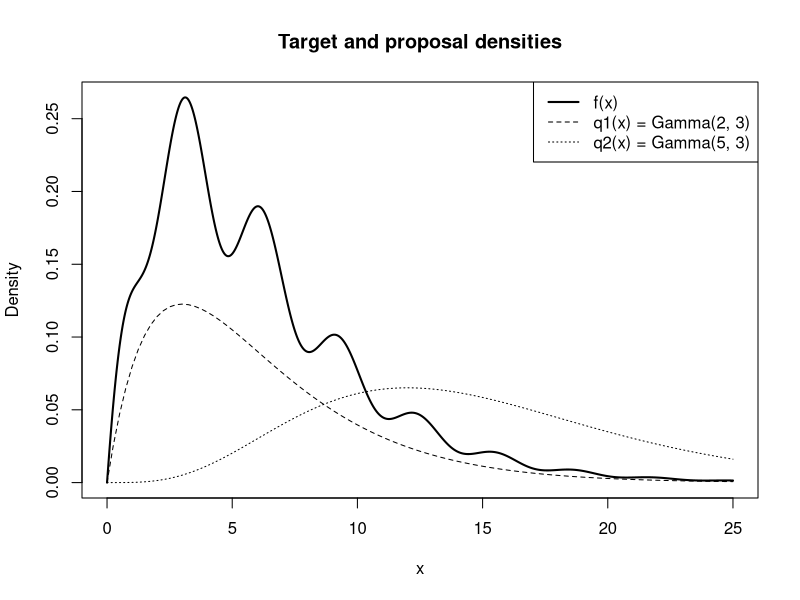
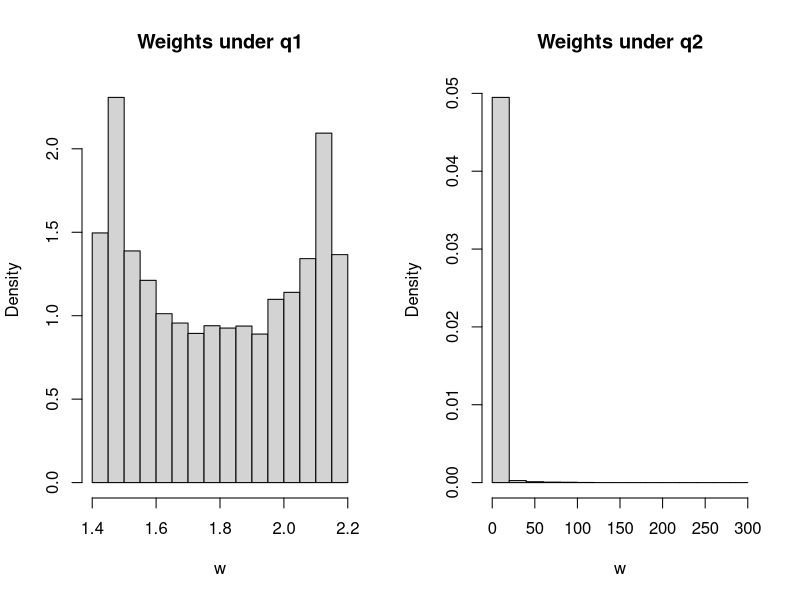

These charts were generated, in order, by the following R code:
# statistical inference 2
# sheet 1 exercise 1.2
# Topics: importance sampling, self-normalized weights, effective sample size


set.seed(1)


# Common settings
n <- 10000


# ---- (a) ----
# The target density is p(x) = f(x) / C, where C is unknown.
# Since
#
#   mu = E_p[X]
#      = integral x f(x) dx / integral f(x) dx,
#
# we can use importance sampling with any proposal density q satisfying
# q(x) > 0 whenever f(x) > 0.

f <- function(x) {

  density <- 0.2 * x * exp(-x / 3) *
    (1 + 0.2 * cos(2 * x))

  density * (x > 0)
}


# Proposal densities from the exercise.
q1 <- function(x) {

  dgamma(
    x,
    shape = 2,
    scale = 3
  )
}


q2 <- function(x) {

  dgamma(
    x,
    shape = 5,
    scale = 3
  )
}


# For X_i ~ q, define importance weights
#
#   w_i = f(X_i) / q(X_i).
#
# The self-normalized importance sampling estimator is
#
#   mu_hat = sum X_i w_i / sum w_i.
#
# The unknown normalizing constant C is not needed because it cancels
# between numerator and denominator.



# ---- (b) ----
# First compare the shape of the unnormalized target f with both proposals.

x_values <- seq(
  0,
  25,
  length.out = 1000
)

plot(
  x_values,
  f(x_values),
  type = "l",
  lwd = 2,
  xlab = "x",
  ylab = "Density",
  main = "Target and proposal densities"
)

curve(
  q1,
  add = TRUE,
  lty = 2
)

curve(
  q2,
  add = TRUE,
  lty = 3
)

legend(
  "topright",
  legend = c(
    "f(x)",
    "q1(x) = Gamma(2, 3)",
    "q2(x) = Gamma(5, 3)"
  ),
  lwd = c(2, 1, 1),
  lty = c(1, 2, 3)
)


# Importance sampling with q1.
x_q1 <- rgamma(
  n,
  shape = 2,
  scale = 3
)

weights_q1 <- f(x_q1) / q1(x_q1)

mu_est_q1 <- sum(
  x_q1 * weights_q1
) / sum(weights_q1)


# Importance sampling with q2.
x_q2 <- rgamma(
  n,
  shape = 5,
  scale = 3
)

weights_q2 <- f(x_q2) / q2(x_q2)

mu_est_q2 <- sum(
  x_q2 * weights_q2
) / sum(weights_q2)


# Estimated means
mu_est_q1
mu_est_q2



# ---- (c) ----
# Normalize the importance weights so that they sum to one.

weights_q1_normalized <- weights_q1 / sum(weights_q1)
weights_q2_normalized <- weights_q2 / sum(weights_q2)


# Effective sample size:
#
#   ESS = 1 / sum(normalized_weight_i^2).
#
# If all weights are similar, ESS is close to n.
# If only a few weights dominate, ESS is much smaller.

ess_q1 <- 1 / sum(
  weights_q1_normalized^2
)

ess_q2 <- 1 / sum(
  weights_q2_normalized^2
)


# Compare effective sample sizes.
ess_q1
ess_q2


# Inspect the raw importance weights.
par(
  mfrow = c(1, 2)
)

hist(
  weights_q1,
  freq = FALSE,
  main = "Weights under q1",
  xlab = "w"
)

hist(
  weights_q2,
  freq = FALSE,
  main = "Weights under q2",
  xlab = "w"
)

par(
  mfrow = c(1, 1)
)
